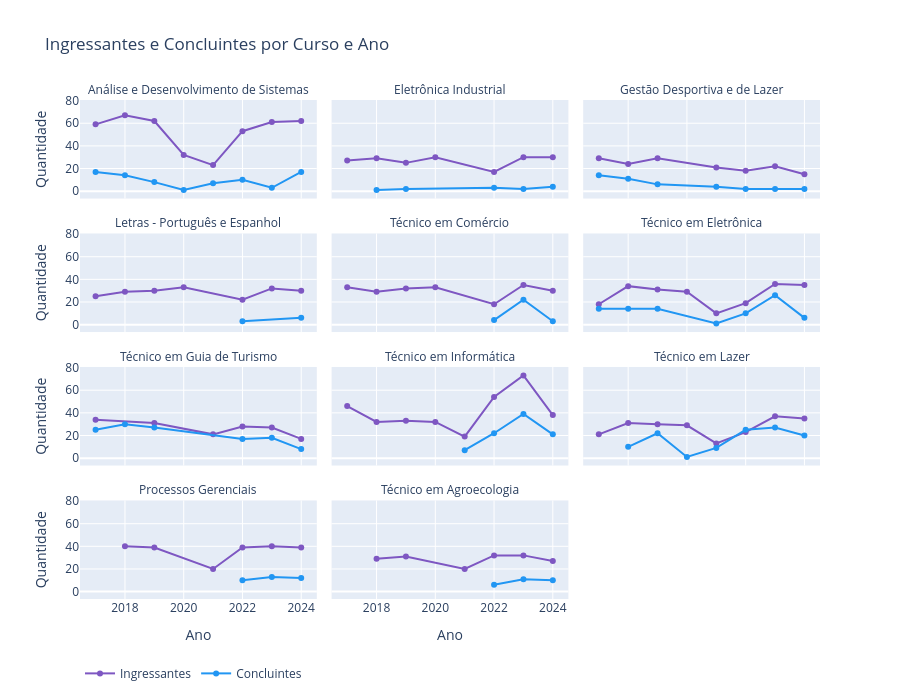

The code cell stored with this chart in its notebook:
### Code cell
# facet_col="Nome de Curso" cria um painel (faceta) separado para cada curso,
# permitindo comparar o funil de cada um sem sobreposição de linhas
fig_g6 = px.line(
    fluxo_curso,
    x="Ano",
    y="Quantidade",
    color="Tipo",
    facet_col="Nome de Curso",
    facet_col_wrap=3,
    markers=True,
    color_discrete_map={
        "Ingressantes": "#7E57C2",
        "Concluintes":  "#2196F3",
    },
    title="Ingressantes e Concluintes por Curso e Ano",
    labels={"Tipo": "", "Quantidade": "Quantidade"},
)
fig_g6.update_xaxes(tickmode="linear", dtick=2)
fig_g6.update_layout(
    hovermode="x unified",
    legend=dict(orientation="h", y=-0.12),
    height=700,
)
# Remove o prefixo "Nome de Curso=" dos títulos de cada painel
fig_g6.for_each_annotation(lambda a: a.update(text=a.text.split("=")[-1]))

fig_g6.show()

### Figure 1 — Plotly figure (JSON) as saved in the notebook; plotly's stock layout.template omitted (floating-point values rounded to 4 significant figures)
{"data": [{"hovertemplate": "=Ingressantes<br>Nome de Curso=Análise e Desenvolvimento de Sistemas<br>Ano=%{x}<br>Quantidade=%{y}<extra></extra>", "legendgroup": "Ingressantes", "line": {"color": "#7E57C2", "dash": "solid"}, "marker": {"symbol": "circle"}, "mode": "lines+markers", "name": "Ingressantes", "orientation": "v", "showlegend": true, "type": "scatter", "x": [2017, 2018, 2019, 2020, 2021, 2022, 2023, 2024], "xaxis": "x10", "y": [59, 67, 62, 32, 23, 53, 61, 62], "yaxis": "y10"}, {"hovertemplate": "=Ingressantes<br>Nome de Curso=Eletrônica Industrial<br>Ano=%{x}<br>Quantidade=%{y}<extra></extra>", "legendgroup": "Ingressantes", "line": {"color": "#7E57C2", "dash": "solid"}, "marker": {"symbol": "circle"}, "mode": "lines+markers", "name": "Ingressantes", "orientation": "v", "showlegend": false, "type": "scatter", "x": [2017, 2018, 2019, 2020, 2022, 2023, 2024], "xaxis": "x11", "y": [27, 29, 25, 30, 17, 30, 30], "yaxis": "y11"}, {"hovertemplate": "=Ingressantes<br>Nome de Curso=Gestão Desportiva e de Lazer<br>Ano=%{x}<br>Quantidade=%{y}<extra></extra>", "legendgroup": "Ingressantes", "line": {"color": "#7E57C2", "dash": "solid"}, "marker": {"symbol": "circle"}, "mode": "lines+markers", "name": "Ingressantes", "orientation": "v", "showlegend": false, "type": "scatter", "x": [2017, 2018, 2019, 2021, 2022, 2023, 2024], "xaxis": "x12", "y": [29, 24, 29, 21, 18, 22, 15], "yaxis": "y12"}, {"hovertemplate": "=Ingressantes<br>Nome de Curso=Letras - Português e Espanhol<br>Ano=%{x}<br>Quantidade=%{y}<extra></extra>", "legendgroup": "Ingressantes", "line": {"color": "#7E57C2", "dash": "solid"}, "marker": {"symbol": "circle"}, "mode": "lines+markers", "name": "Ingressantes", "orientation": "v", "showlegend": false, "type": "scatter", "x": [2017, 2018, 2019, 2020, 2022, 2023, 2024], "xaxis": "x7", "y": [25, 29, 30, 33, 22, 32, 30], "yaxis": "y7"}, {"hovertemplate": "=Ingressantes<br>Nome de Curso=Técnico em Comércio<br>Ano=%{x}<br>Quantidade=%{y}<extra></extra>", "legendgroup": "Ingressantes", "line": {"color": "#7E57C2", "dash": "solid"}, "marker": {"symbol": "circle"}, "mode": "lines+markers", "name": "Ingressantes", "orientation": "v", "showlegend": false, "type": "scatter", "x": [2017, 2018, 2019, 2020, 2022, 2023, 2024], "xaxis": "x8", "y": [33, 29, 32, 33, 18, 35, 30], "yaxis": "y8"}, {"hovertemplate": "=Ingressantes<br>Nome de Curso=Técnico em Eletrônica<br>Ano=%{x}<br>Quantidade=%{y}<extra></extra>", "legendgroup": "Ingressantes", "line": {"color": "#7E57C2", "dash": "solid"}, "marker": {"symbol": "circle"}, "mode": "lines+markers", "name": "Ingressantes", "orientation": "v", "showlegend": false, "type": "scatter", "x": [2017, 2018, 2019, 2020, 2021, 2022, 2023, 2024], "xaxis": "x9", "y": [18, 34, 31, 29, 10, 19, 36, 35], "yaxis": "y9"}, {"hovertemplate": "=Ingressantes<br>Nome de Curso=Técnico em Guia de Turismo<br>Ano=%{x}<br>Quantidade=%{y}<extra></extra>", "legendgroup": "Ingressantes", "line": {"color": "#7E57C2", "dash": "solid"}, "marker": {"symbol": "circle"}, "mode": "lines+markers", "name": "Ingressantes", "orientation": "v", "showlegend": false, "type": "scatter", "x": [2017, 2019, 2021, 2022, 2023, 2024], "xaxis": "x4", "y": [34, 31, 21, 28, 27, 17], "yaxis": "y4"}, {"hovertemplate": "=Ingressantes<br>Nome de Curso=Técnico em Informática<br>Ano=%{x}<br>Quantidade=%{y}<extra></extra>", "legendgroup": "Ingressantes", "line": {"color": "#7E57C2", "dash": "solid"}, "marker": {"symbol": "circle"}, "mode": "lines+markers", "name": "Ingressantes", "orientation": "v", "showlegend": false, "type": "scatter", "x": [2017, 2018, 2019, 2020, 2021, 2022, 2023, 2024], "xaxis": "x5", "y": [46, 32, 33, 32, 19, 54, 73, 38], "yaxis": "y5"}, {"hovertemplate": "=Ingressantes<br>Nome de Curso=Técnico em Lazer<br>Ano=%{x}<br>Quantidade=%{y}<extra></extra>", "legendgroup": "Ingressantes", "line": {"color": "#7E57C2", "dash": "solid"}, "marker": {"symbol": "circle"}, "mode": "lines+markers", "name": "Ingressantes", "orientation": "v", "showlegend": false, "type": "scatter", "x": [2017, 2018, 2019, 2020, 2021, 2022, 2023, 2024], "xaxis": "x6", "y": [21, 31, 30, 29, 13, 23, 37, 35], "yaxis": "y6"}, {"hovertemplate": "=Ingressantes<br>Nome de Curso=Processos Gerenciais<br>Ano=%{x}<br>Quantidade=%{y}<extra></extra>", "legendgroup": "Ingressantes", "line": {"color": "#7E57C2", "dash": "solid"}, "marker": {"symbol": "circle"}, "mode": "lines+markers", "name": "Ingressantes", "orientation": "v", "showlegend": false, "type": "scatter", "x": [2018, 2019, 2021, 2022, 2023, 2024], "xaxis": "x", "y": [40, 39, 20, 39, 40, 39], "yaxis": "y"}, {"hovertemplate": "=Ingressantes<br>Nome de Curso=Técnico em Agroecologia<br>Ano=%{x}<br>Quantidade=%{y}<extra></extra>", "legendgroup": "Ingressantes", "line": {"color": "#7E57C2", "dash": "solid"}, "marker": {"symbol": "circle"}, "mode": "lines+markers", "name": "Ingressantes", "orientation": "v", "showlegend": false, "type": "scatter", "x": [2018, 2019, 2021, 2022, 2023, 2024], "xaxis": "x2", "y": [29, 31, 20, 32, 32, 27], "yaxis": "y2"}, {"hovertemplate": "=Concluintes<br>Nome de Curso=Análise e Desenvolvimento de Sistemas<br>Ano=%{x}<br>Quantidade=%{y}<extra></extra>", "legendgroup": "Concluintes", "line": {"color": "#2196F3", "dash": "solid"}, "marker": {"symbol": "circle"}, "mode": "lines+markers", "name": "Concluintes", "orientation": "v", "showlegend": true, "type": "scatter", "x": [2017, 2018, 2019, 2020, 2021, 2022, 2023, 2024], "xaxis": "x10", "y": [17, 14, 8, 1, 7, 10, 3, 17], "yaxis": "y10"}, {"hovertemplate": "=Concluintes<br>Nome de Curso=Eletrônica Industrial<br>Ano=%{x}<br>Quantidade=%{y}<extra></extra>", "legendgroup": "Concluintes", "line": {"color": "#2196F3", "dash": "solid"}, "marker": {"symbol": "circle"}, "mode": "lines+markers", "name": "Concluintes", "orientation": "v", "showlegend": false, "type": "scatter", "x": [2018, 2019, 2022, 2023, 2024], "xaxis": "x11", "y": [1, 2, 3, 2, 4], "yaxis": "y11"}, {"hovertemplate": "=Concluintes<br>Nome de Curso=Gestão Desportiva e de Lazer<br>Ano=%{x}<br>Quantidade=%{y}<extra></extra>", "legendgroup": "Concluintes", "line": {"color": "#2196F3", "dash": "solid"}, "marker": {"symbol": "circle"}, "mode": "lines+markers", "name": "Concluintes", "orientation": "v", "showlegend": false, "type": "scatter", "x": [2017, 2018, 2019, 2021, 2022, 2023, 2024], "xaxis": "x12", "y": [14, 11, 6, 4, 2, 2, 2], "yaxis": "y12"}, {"hovertemplate": "=Concluintes<br>Nome de Curso=Letras - Português e Espanhol<br>Ano=%{x}<br>Quantidade=%{y}<extra></extra>", "legendgroup": "Concluintes", "line": {"color": "#2196F3", "dash": "solid"}, "marker": {"symbol": "circle"}, "mode": "lines+markers", "name": "Concluintes", "orientation": "v", "showlegend": false, "type": "scatter", "x": [2022, 2024], "xaxis": "x7", "y": [3, 6], "yaxis": "y7"}, {"hovertemplate": "=Concluintes<br>Nome de Curso=Técnico em Comércio<br>Ano=%{x}<br>Quantidade=%{y}<extra></extra>", "legendgroup": "Concluintes", "line": {"color": "#2196F3", "dash": "solid"}, "marker": {"symbol": "circle"}, "mode": "lines+markers", "name": "Concluintes", "orientation": "v", "showlegend": false, "type": "scatter", "x": [2022, 2023, 2024], "xaxis": "x8", "y": [4, 22, 3], "yaxis": "y8"}, {"hovertemplate": "=Concluintes<br>Nome de Curso=Técnico em Eletrônica<br>Ano=%{x}<br>Quantidade=%{y}<extra></extra>", "legendgroup": "Concluintes", "line": {"color": "#2196F3", "dash": "solid"}, "marker": {"symbol": "circle"}, "mode": "lines+markers", "name": "Concluintes", "orientation": "v", "showlegend": false, "type": "scatter", "x": [2017, 2018, 2019, 2021, 2022, 2023, 2024], "xaxis": "x9", "y": [14, 14, 14, 1, 10, 26, 6], "yaxis": "y9"}, {"hovertemplate": "=Concluintes<br>Nome de Curso=Técnico em Guia de Turismo<br>Ano=%{x}<br>Quantidade=%{y}<extra></extra>", "legendgroup": "Concluintes", "line": {"color": "#2196F3", "dash": "solid"}, "marker": {"symbol": "circle"}, "mode": "lines+markers", "name": "Concluintes", "orientation": "v", "showlegend": false, "type": "scatter", "x": [2017, 2018, 2019, 2022, 2023, 2024], "xaxis": "x4", "y": [25, 30, 27, 17, 18, 8], "yaxis": "y4"}, {"hovertemplate": "=Concluintes<br>Nome de Curso=Técnico em Informática<br>Ano=%{x}<br>Quantidade=%{y}<extra></extra>", "legendgroup": "Concluintes", "line": {"color": "#2196F3", "dash": "solid"}, "marker": {"symbol": "circle"}, "mode": "lines+markers", "name": "Concluintes", "orientation": "v", "showlegend": false, "type": "scatter", "x": [2021, 2022, 2023, 2024], "xaxis": "x5", "y": [7, 22, 39, 21], "yaxis": "y5"}, {"hovertemplate": "=Concluintes<br>Nome de Curso=Técnico em Lazer<br>Ano=%{x}<br>Quantidade=%{y}<extra></extra>", "legendgroup": "Concluintes", "line": {"color": "#2196F3", "dash": "solid"}, "marker": {"symbol": "circle"}, "mode": "lines+markers", "name": "Concluintes", "orientation": "v", "showlegend": false, "type": "scatter", "x": [2018, 2019, 2020, 2021, 2022, 2023, 2024], "xaxis": "x6", "y": [10, 22, 1, 9, 25, 27, 20], "yaxis": "y6"}, {"hovertemplate": "=Concluintes<br>Nome de Curso=Processos Gerenciais<br>Ano=%{x}<br>Quantidade=%{y}<extra></extra>", "legendgroup": "Concluintes", "line": {"color": "#2196F3", "dash": "solid"}, "marker": {"symbol": "circle"}, "mode": "lines+markers", "name": "Concluintes", "orientation": "v", "showlegend": false, "type": "scatter", "x": [2022, 2023, 2024], "xaxis": "x", "y": [10, 13, 12], "yaxis": "y"}, {"hovertemplate": "=Concluintes<br>Nome de Curso=Técnico em Agroecologia<br>Ano=%{x}<br>Quantidade=%{y}<extra></extra>", "legendgroup": "Concluintes", "line": {"color": "#2196F3", "dash": "solid"}, "marker": {"symbol": "circle"}, "mode": "lines+markers", "name": "Concluintes", "orientation": "v", "showlegend": false, "type": "scatter", "x": [2022, 2023, 2024], "xaxis": "x2", "y": [6, 11, 10], "yaxis": "y2"}], "layout": {"annotations": [{"font": {}, "showarrow": false, "text": "Processos Gerenciais", "x": 0.16, "xanchor": "center", "xref": "paper", "y": 0.1975, "yanchor": "bottom", "yref": "paper"}, {"font": {}, "showarrow": false, "text": "Técnico em Agroecologia", "x": 0.5, "xanchor": "center", "xref": "paper", "y": 0.1975, "yanchor": "bottom", "yref": "paper"}, {"font": {}, "showarrow": false, "text": "Técnico em Guia de Turismo", "x": 0.16, "xanchor": "center", "xref": "paper", "y": 0.465, "yanchor": "bottom", "yref": "paper"}, {"font": {}, "showarrow": false, "text": "Técnico em Informática", "x": 0.5, "xanchor": "center", "xref": "paper", "y": 0.465, "yanchor": "bottom", "yref": "paper"}, {"font": {}, "showarrow": false, "text": "Técnico em Lazer", "x": 0.84, "xanchor": "center", "xref": "paper", "y": 0.465, "yanchor": "bottom", "yref": "paper"}, {"font": {}, "showarrow": false, "text": "Letras - Português e Espanhol", "x": 0.16, "xanchor": "center", "xref": "paper", "y": 0.7325, "yanchor": "bottom", "yref": "paper"}, {"font": {}, "showarrow": false, "text": "Técnico em Comércio", "x": 0.5, "xanchor": "center", "xref": "paper", "y": 0.7325, "yanchor": "bottom", "yref": "paper"}, {"font": {}, "showarrow": false, "text": "Técnico em Eletrônica", "x": 0.84, "xanchor": "center", "xref": "paper", "y": 0.7325, "yanchor": "bottom", "yref": "paper"}, {"font": {}, "showarrow": false, "text": "Análise e Desenvolvimento de Sistemas", "x": 0.16, "xanchor": "center", "xref": "paper", "y": 1, "yanchor": "bottom", "yref": "paper"}, {"font": {}, "showarrow": false, "text": "Eletrônica Industrial", "x": 0.5, "xanchor": "center", "xref": "paper", "y": 1, "yanchor": "bottom", "yref": "paper"}, {"font": {}, "showarrow": false, "text": "Gestão Desportiva e de Lazer", "x": 0.84, "xanchor": "center", "xref": "paper", "y": 1, "yanchor": "bottom", "yref": "paper"}], "height": 700, "hovermode": "x unified", "legend": {"orientation": "h", "title": {"text": ""}, "tracegroupgap": 0, "y": -0.12}, "title": {"text": "Ingressantes e Concluintes por Curso e Ano"}, "xaxis": {"anchor": "y", "domain": [0, 0.32], "dtick": 2, "tickmode": "linear", "title": {"text": "Ano"}}, "xaxis10": {"anchor": "y10", "domain": [0, 0.32], "dtick": 2, "matches": "x", "showticklabels": false, "tickmode": "linear"}, "xaxis11": {"anchor": "y11", "domain": [0.34, 0.66], "dtick": 2, "matches": "x", "showticklabels": false, "tickmode": "linear"}, "xaxis12": {"anchor": "y12", "domain": [0.68, 1.0], "dtick": 2, "matches": "x", "showticklabels": false, "tickmode": "linear"}, "xaxis2": {"anchor": "y2", "domain": [0.34, 0.66], "dtick": 2, "matches": "x", "tickmode": "linear", "title": {"text": "Ano"}}, "xaxis3": {"anchor": "y3", "domain": [0.68, 1.0], "dtick": 2, "matches": "x", "tickmode": "linear", "title": {"text": "Ano"}}, "xaxis4": {"anchor": "y4", "domain": [0, 0.32], "dtick": 2, "matches": "x", "showticklabels": false, "tickmode": "linear"}, "xaxis5": {"anchor": "y5", "domain": [0.34, 0.66], "dtick": 2, "matches": "x", "showticklabels": false, "tickmode": "linear"}, "xaxis6": {"anchor": "y6", "domain": [0.68, 1.0], "dtick": 2, "matches": "x", "showticklabels": false, "tickmode": "linear"}, "xaxis7": {"anchor": "y7", "domain": [0, 0.32], "dtick": 2, "matches": "x", "showticklabels": false, "tickmode": "linear"}, "xaxis8": {"anchor": "y8", "domain": [0.34, 0.66], "dtick": 2, "matches": "x", "showticklabels": false, "tickmode": "linear"}, "xaxis9": {"anchor": "y9", "domain": [0.68, 1.0], "dtick": 2, "matches": "x", "showticklabels": false, "tickmode": "linear"}, "yaxis": {"anchor": "x", "domain": [0, 0.1975], "title": {"text": "Quantidade"}}, "yaxis10": {"anchor": "x10", "domain": [0.8025, 1], "matches": "y", "title": {"text": "Quantidade"}}, "yaxis11": {"anchor": "x11", "domain": [0.8025, 1], "matches": "y", "showticklabels": false}, "yaxis12": {"anchor": "x12", "domain": [0.8025, 1], "matches": "y", "showticklabels": false}, "yaxis2": {"anchor": "x2", "domain": [0, 0.1975], "matches": "y", "showticklabels": false}, "yaxis3": {"anchor": "x3", "domain": [0, 0.1975], "matches": "y", "showticklabels": false}, "yaxis4": {"anchor": "x4", "domain": [0.2675, 0.465], "matches": "y", "title": {"text": "Quantidade"}}, "yaxis5": {"anchor": "x5", "domain": [0.2675, 0.465], "matches": "y", "showticklabels": false}, "yaxis6": {"anchor": "x6", "domain": [0.2675, 0.465], "matches": "y", "showticklabels": false}, "yaxis7": {"anchor": "x7", "domain": [0.535, 0.7325], "matches": "y", "title": {"text": "Quantidade"}}, "yaxis8": {"anchor": "x8", "domain": [0.535, 0.7325], "matches": "y", "showticklabels": false}, "yaxis9": {"anchor": "x9", "domain": [0.535, 0.7325], "matches": "y", "showticklabels": false}}}
